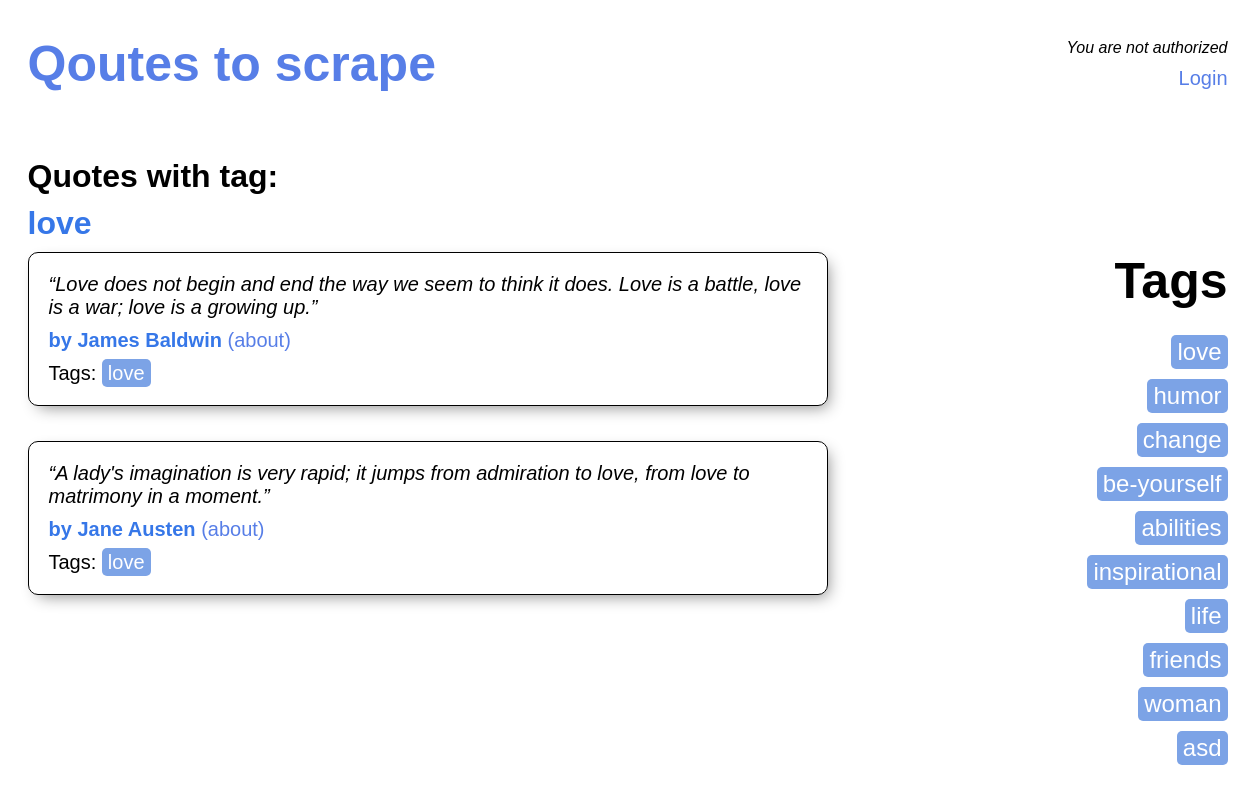
Page /love on the committed database.
### quotes/models.py (models this page shows, shortened)
class Tag(models.Model):
    tag_name = models.CharField(max_length=50)
    def __str__(self):
        return f"{self.tag_name}"

class Quote(models.Model):
    writer = models.ForeignKey(Writer, on_delete=models.CASCADE)
    text = models.CharField(max_length=1000)
    tag = models.ForeignKey(Tag, on_delete=models.CASCADE, null=True, blank=True)

class Writer(models.Model):
    name = models.CharField(max_length=255)
    description = models.TextField()
    birthday = models.DateField(null=True, blank=True)

### quotes/views.py (the view)
# urls.py: path('', views.main_page, name='main_page'),
def main_page(request, tag=None):
    if tag:
        all_quotes = Quote.objects.filter(tag__tag_name__icontains=tag)
    else:
        all_quotes = Quote.objects.all()
    quotes_list = []
    for i in all_quotes:
        quotes_list.append(i)
    all_tags = Tag.objects.all()
    tags_list = []
    for i in all_tags:
        tags_list.append(i)
    context = {
        'quotes': quotes_list,
        'all_tags': tags_list,
        'tag': tag,
    }
    return render(request, 'index_page.html', context=context)

### templates/index_page.html (shortened to what this page needs)
<!DOCTYPE html>
<html lang="en">
<head>
    {% block extra_css %}
    {% load static %}
    <link rel="stylesheet" href="{% static 'quote/styles/index_style.css' %}">
    <link rel="stylesheet" href="{% static 'quote/styles/head_style.css' %}">
    {% endblock %}
</head>
<body>
<div class="main-container">
    <header>
        <div class="quotes-to-scrape">
            <h1><a href="{% url 'main_page' %}">Qoutes to scrape</a></h1>
        </div>
        <div class="kyky">
            {% if user.is_authenticated %}
            <p>Welcome back, {{ user.username }}!</p>
            <a href="{% url 'logout' %}">Logout</a>
            {% else %}
            <p>You are not authorized</p>
            <a href="{% url 'login' %}">Login</a>
            {% endif %}
        </div>
    </header>
    <h1>
        {% if tag %}
        Quotes with tag: <h1 class="author">{{ tag }}</h1>
        {% endif %}
    </h1>
    <div class="cont">
        <div class="quotes-row">
            {% for quote in quotes %}
            <div class="quote">
                <p>
                    <i>{{ quote.text }}</i>
                <p class="author">
                    <b>by {{ quote.writer.name }} </b>
                    <a class="about" href="{% url 'author' name=quote.writer.name %}">(about)</a>
                </p>
                <p>Tags: <a class="tag"> {{ quote.tag }} </a></p>
                </p>
            </div>
            {% endfor %}
        </div>
        <div class="tags">
            <h1>Tags</h1>
            <ul class="tag-row">
                {% for tag in all_tags %}
                <li class="tag"><a href="{% url 'main_page' tag=tag.tag_name %}">{{ tag.tag_name }}</a></li>
                {% endfor %}
            </ul>
        </div>
    </div>
</div>
</body>
</html>

### quotes/static/quote/styles/index_style.css (style rules this page uses)
.cont { display: flex; justify-content: space-between; }
.quotes-row { height: auto; min-height: 100%; min-width: 250px; width: 800px; display: flex; flex-direction: column; gap: 35px; }
.quote { display: flex; flex-direction: column; justify-content: space-evenly; padding: 20px; border-radius: 10px; border: 1px solid black; box-shadow: 5px 6px 16px -5px rgba(0,0,0,0.47); -webkit-box-shadow: 5px 6px 16px -5px rgba(0,0,0,0.47); -moz-box-shadow: 5px 6px 16px -5px rgba(0,0,0,0.47); }
.quote p { font-size: 20px; }
.author { margin-top: 10px; margin-bottom: 10px; color: #3677E8; }
.about { color: #577ee7; text-decoration: none; }
.tags { display: flex; flex-direction: column; align-items: end; }
.tags h1 { font-size: 50px; margin-bottom: 25px; }
.tag { padding: 3px 6px 3px 6px; width: fit-content; background-color: #7CA3E6; border-radius: 5px; color: white; word-wrap: normal; text-decoration: none; }
.tag a { color: white; text-decoration: none; }
.tag-row { display: flex; flex-direction: column; align-items: end; list-style: none;5 }
.tag-row li { margin-bottom: 10px; font-size: 24px; }

### quotes/static/quote/styles/head_style.css (style rules this page uses)
html { overflow-y: scroll; }
* { margin: 0; padding: 0; font-family: Arial, sans-serif; }
body { margin: 0; padding-right: calc(100vw - 100%); display: flex; flex-direction: column; align-items: center; justify-content: center; }
.main-container { padding: 35px 45px 45px 45px; display:flex; flex-direction: column; width: 1200px; min-height: auto; border-radius: 0px 0px 10px 10px; }
header { margin-bottom: 65px; display: flex; justify-content: space-between; align-items: center; }
.quotes-to-scrape h1 a { color: #577ee7; font-size: 50px; }
header a { color: #577ee7; font-size: 20px; text-decoration: none; }
.kyky { display: flex; flex-direction: column; align-items: end; gap: 10px; }
.kyky p { font-style: italic; }
.quotes-to-scrape { display: flex; flex-direction: row; align-items: center; gap: 30px; }

### rows in the picture
Tag: tag_name "love"
Quote: text "“Love does not begin and end the way we seem to think it does. Love is a battle, love is a war; love is a growing up.”", writer.name "James Baldwin", tag "love"
Quote: text "“A lady's imagination is very rapid; it jumps from admiration to love, from love to matrimony in a moment.”", writer.name "Jane Austen", tag "love"
Tag: tag_name "humor"
Tag: tag_name "change"
Tag: tag_name "be-yourself"
Tag: tag_name "abilities"
Tag: tag_name "inspirational"
Tag: tag_name "life"
Tag: tag_name "friends"
Tag: tag_name "woman"
Tag: tag_name "asd"
